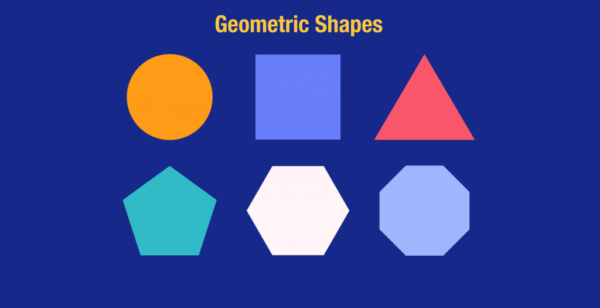
#> input picture TH5/geometric.png, 600 x 308 px
$ jupyter execute --allow-errors TH5.ipynb
#> lines starting #> are read from the running program, lines starting #| are printed output that depends on the picture; after the words box and inside, x2 and y2 are one past the last pixel; in counts of white or black regions, pixels touching at a corner belong together
[cell 1]
#2.1 Gán nhãn ảnh
from PIL import Image
import numpy as np
import imageio.v2 as iio
from skimage.morphology import label
from skimage.measure import regionprops
import matplotlib.pylab as plt
import matplotlib.patches as mpatches
from skimage.filters.thresholding import threshold_otsu

data = Image.open('geometric.png').convert('L')
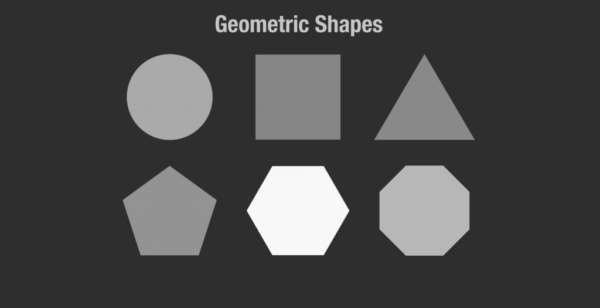
#> data: PIL image 600x308 L; min 45, max 248, mean 72.1
a = np.asarray(data)

thres = threshold_otsu(a)
#> thres = 109
b = a > thres
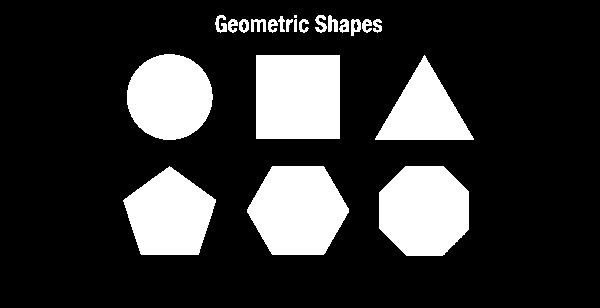
#> b: shape (308, 600) bool; 20.5% white; 22 white regions (1 under 20 px)

c = label(b)
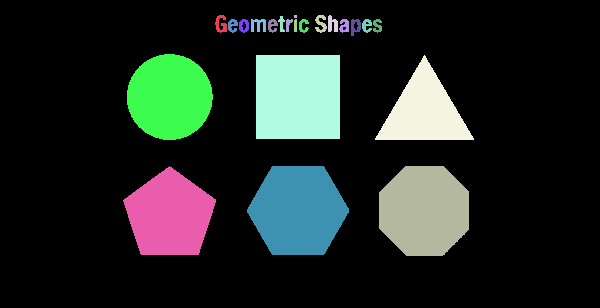
#> c: shape (308, 600) int32; 23 distinct labels, from 0 to 22; one colour per label, 0 black
cl = Image.fromarray(c.astype(np.uint8))
iio.imwrite('label_output.jpg', cl)
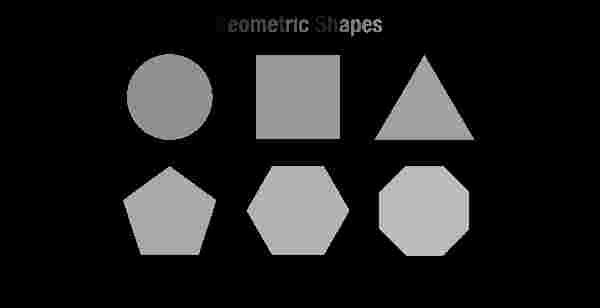
#> saved as label_output.jpg: shape (308, 600); min 0, max 30, mean 4; drawn with min black and max white

d = regionprops(c)
#> d = 22 regions; largest, box (x1, y1, x2, y2) and area: (256, 55, 340, 139) 7056, (247, 166, 349, 255) 6907, (379, 166, 469, 256) 6701, (127, 54, 213, 140) 5786, (123, 166, 216, 255) 5757

fig, ax = plt.subplots(ncols=1, nrows=1, figsize=(6, 6))
ax.imshow(c, cmap='YlOrRd')

for i in d:
    lr, uc = i['BoundingBox'][:2]
    ur, lc = i['BoundingBox'][2:]
    rec_width = uc - lc
    rec_height = ur - lr
    rect = mpatches.Rectangle((lc, lr), rec_width, rec_height,
                              fill=False, edgecolor='black', linewidth=2)
    ax.add_patch(rect)
#> this loop made 22 passes
#> (lr, uc, ur, lc, rec_width, rec_height) on passes 1 to 12: (15, 215, 33, 227, -12, 18), (15, 294, 18, 297, -3, 3), (15, 315, 33, 327, -12, 18), (15, 328, 32, 338, -10, 17), (16, 278, 32, 285, -7, 16), (19, 228, 33, 238, -10, 14), (19, 239, 33, 249, -10, 14), (19, 251, 32, 266, -15, 13), (19, 268, 33, 278, -10, 14), (19, 286, 32, 293, -7, 13), (19, 294, 32, 297, -3, 13), (19, 299, 33, 309, -10, 14)
plt.show()
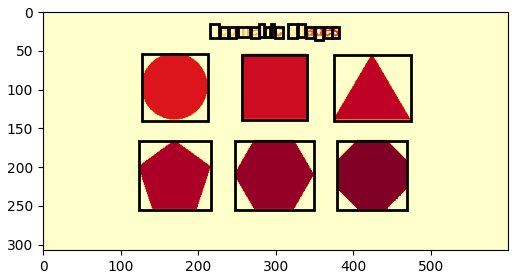
#> figure drawn by matplotlib, 1 panel

[cell 2]
#2.2 Dò tìm cạnh theo chiều dọc
from PIL import Image
import numpy as np
import scipy.ndimage as nd
import matplotlib.pylab as plt

data = Image.open('geometric.png').convert('L')
a = np.asarray(data)
bmg = abs(a - nd.shift(a, (0, 1), order=0))
plt.imshow(bmg)
plt.show()

[cell 3]
#2.3 Dò tìm cạnh với Sobel Filter
from PIL import Image
import numpy as np
import scipy.ndimage as nd
import matplotlib.pylab as plt

data = Image.open('geometric.png').convert('L')
a = np.asarray(data)
sx = nd.sobel(a, axis=0)
sy = nd.sobel(a, axis=1)
bmg = abs(sx) + abs(sy)
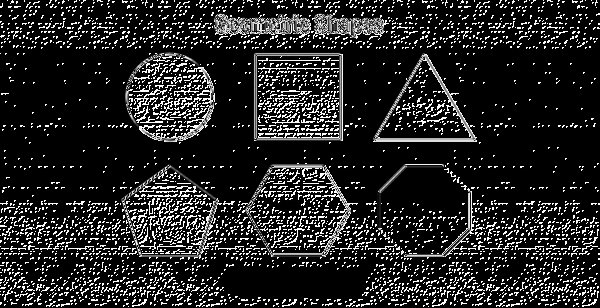
#> bmg: shape (308, 600); min 0, max 254, mean 37.2
plt.imshow(bmg)
plt.show()

[cell 4]
#2.4 Xác định góc của đối tượng
from PIL import Image
import numpy as np
import scipy.ndimage as nd
import matplotlib.pylab as plt

def Harris(indata, alpha=0.2):
#> called with alpha = 0.2
    x = nd.sobel(indata, 0)
    y = nd.sobel(indata, 1)
    xx = x ** 2
    yy = y ** 2
    xy = abs(x * y)
    xl = nd.gaussian_filter(xx, 3)
    yl = nd.gaussian_filter(yy, 3)
    xy = nd.gaussian_filter(xy, 3)
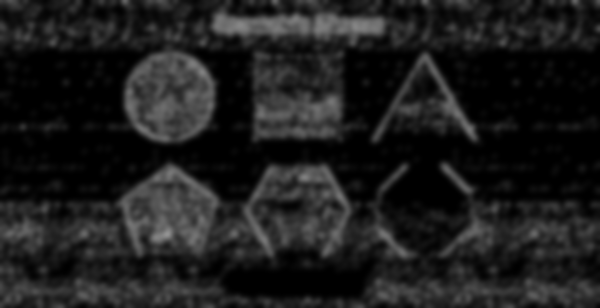
#> xy: shape (308, 600); min 0, max 147, mean 29.2
    detC = xl * yl - 2 * xy
    trC = xl + yl
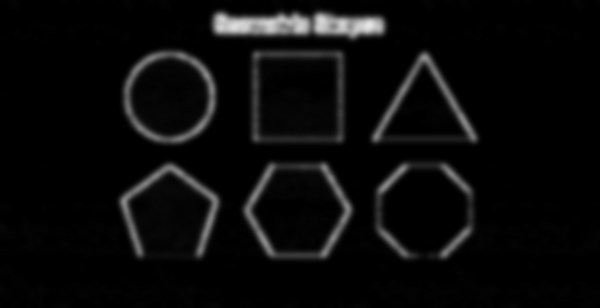
#> trC: shape (308, 600); min 0, max 230, mean 10.4
    R = detC - alpha * trC ** 2
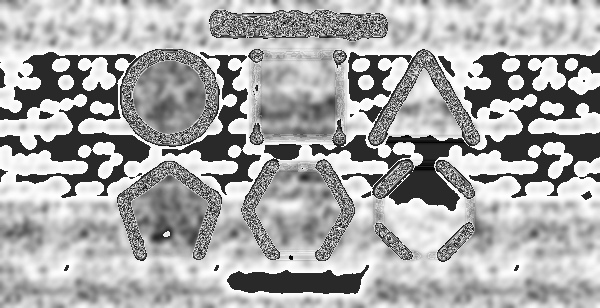
#> R: shape (308, 600) float64; min -49.8, max 255, mean 153.4; drawn with min black and max white
    return R

data = Image.open('geometric.png').convert('L')
data = np.asarray(data)
bmg = Harris(data)
plt.imshow(bmg)
plt.show()

[cell 5]
#2.5 Dò tìm hình dạng cụ thể trong ảnh với Hough Transform
import numpy as np
import matplotlib.pylab as plt

def LineHough(data, gamma):
#> called with gamma = 0.5
    V, H = data.shape
    R = int(np.sqrt(V * V + H * H))
    ho = np.zeros((R, 90), float)
    w = data + 0
    ok = 1
    theta = np.arange(90).astype(float) * np.pi / 180

    while ok:
        mx = w.max()
        if mx < gamma:
            ok = 0
        else:
            y, h = divmod(w.argmax(), H)
            x = h
            v = V - y
            rh = x * np.cos(theta) + y * np.sin(theta)
            for i in range(len(rh)):
                if 0 <= rh[i] < R and 0 <= theta[i] < 90:
                    ho[int(rh[i]), int(theta[i])] += mx
            w[y, h] = 0
    return ho

data = np.zeros((256, 256))
data[128, 128] = 1
bmg = LineHough(data, 0.5)
plt.imshow(bmg)
plt.show()
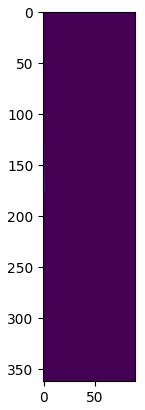
#> figure drawn by matplotlib, 1 panel
